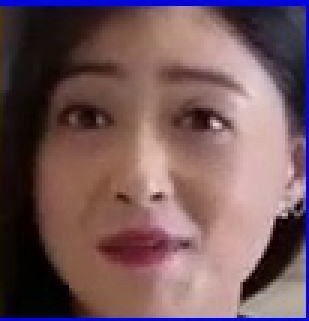
#> input picture image_similar/data/1.png, 103 x 107 px (shown 3 times larger)
$ python face2.py
#> lines starting #> are read from the running program, lines starting #| are printed output that depends on the picture
### image_similar/pHash.py
from PIL import Image
from PIL import ImageFilter
from PIL import ImageOps
import math
#This module classify the image by  Discrete Cosine Transform and the  accurate rate has a little improve.
#
#author MashiMaroLjc
#version 2016-2-20


def get_code(List,middle):

	result = []
	for index in range(0,len(List)):
		if List[index] > middle:
			result.append("1")
		else:
			result.append("0")
	return result


def comp_code(code1,code2):
	num = 0
	for index in range(0,len(code1)):
		if str(code1[index]) != str(code2[index]):
			num+=1
	return num


def get_middle(List):
	li = List.copy()
	li.sort()
	value = 0
	if len(li)%2==0:
		index = int((len(li)/2)) - 1

		value = li[index]
	else:
		index = int((len(li)/2))
		value = (li[index]+li[index-1])/2
	return value


def get_matrix(image):

	matrix = []
	size = image.size
	for height in range(0,size[1]):
		pixel = []
		for width in range(0,size[0]):
			pixel_value = image.getpixel((width,height))
			pixel.append(pixel_value)
		matrix.append(pixel)

	return matrix


def get_coefficient(n):
	matrix = []
	PI = math.pi
	sqr = math.sqrt(1/n)
	value = []
	for i in range(0,n):
		value.append(sqr)
	matrix.append(value)

	for i in range(1,n):
		value=[]
		for j in range (0,n):
			data = math.sqrt(2.0/n) * math.cos(i*PI*(j+0.5)/n);
			value.append(data)
		matrix.append(value)

	return matrix


def get_transposing(matrix):
	new_matrix = []

	for i in range(0,len(matrix)):
		value = []
		for j in range(0,len(matrix[i])):
			value.append(matrix[j][i])
		new_matrix.append(value)

	return new_matrix

def get_mult(matrix1,matrix2):
	new_matrix = []

	for i in range(0,len(matrix1)):
		value_list = []
		for j in range(0,len(matrix1)):
			t = 0.0
			for k in range(0,len(matrix1)):
				t += matrix1[i][k] * matrix2[k][j]
			value_list.append(t)
		new_matrix.append(value_list)

	return new_matrix

def DCT(double_matrix):
	n = len(double_matrix)
	A = get_coefficient(n)
	AT = get_transposing(A)

	temp = get_mult(double_matrix, A)
	DCT_matrix = get_mult(temp, AT)

	return DCT_matrix

def sub_matrix_to_list(DCT_matrix,part_size):
	w,h = part_size
	List = []
	for i in range(0,h):
		for j in range(0,w):
			List.append(DCT_matrix[i][j])
	return List


def classify_DCT(image1,image2,size=(32,32),part_size=(8,8)):
	""" 'image1' and 'image2' is a Image Object.
	You can build it by 'Image.open(path)'.
	'Size' is parameter what the image will resize to it and then image will be compared by the pHash.
	It's 32 * 32 when it default.
	'part_size' is a size of a part of the matrix after Discrete Cosine Transform,which need to next steps.
	It's 8 * 8 when it default.

	The function will return the hamming code,less is correct.
	"""
	assert size[0]==size[1],"size error"
	assert part_size[0]==part_size[1],"part_size error"

	image1 = image1.resize(size).convert('L').filter(ImageFilter.BLUR)
	image1 = ImageOps.equalize(image1)
	matrix = get_matrix(image1)
	DCT_matrix = DCT(matrix)
	List = sub_matrix_to_list(DCT_matrix, part_size)
	middle = get_middle(List)
	code1 = get_code(List, middle)


	image2 = image2.resize(size).convert('L').filter(ImageFilter.BLUR)
	image2 = ImageOps.equalize(image2)
	matrix = get_matrix(image2)
	DCT_matrix = DCT(matrix)
	List = sub_matrix_to_list(DCT_matrix, part_size)
	middle = get_middle(List)
	code2 = get_code(List, middle)


	return comp_code(code1, code2)

__all__ = [classify_DCT]

### image_similar/dHash.py
from PIL import Image
from PIL import ImageFilter
from PIL import ImageOps
#This module can classfy the image by dHash
#
#author MashiMaroLjc
#version 2016-2-16

def getCode(img,size):

	result = []
	# print("x==",size[0])
	# print("y==",size[1]-1)

	x_size = size[0]-1#width
	y_size = size[1] #high
	for x in range(0,x_size):
		for y in range(0,y_size):
			now_value = img.getpixel((x,y))
			next_value = img.getpixel((x+1,y))

			if next_value < now_value:
				result.append(1)
			else:
				result.append(0)


	return result


def compCode(code1,code2):
	num = 0
	for index in range(0,len(code1)):
		if code1[index] != code2[index]:
			num+=1
	return num

def classfiy_dHash(image1,image2,size=(9,8)):
	''' 'image1' and 'image2' is a Image Object.
	You can build it by 'Image.open(path)'.
	'Size' is parameter what the image will resize to it and then image will be compared to another image by the dHash.
	It's 9 * 8 when it default.

	The function will return the hamming code,less is correct.
	'''
	image1 = image1.resize(size).convert('L')
	code1 = getCode(image1, size)


	image2 = image2.resize(size).convert('L')
	code2 = getCode(image2, size)

	assert len(code1) == len(code2),"error"

	return compCode(code1, code2)


__all__=[classfiy_dHash]

### image_similar/aHash.py
from PIL import Image
from PIL import ImageFilter
from PIL import ImageOps

#This module can classfy the image by Average Hash Method
#The Hash Method is too strict,so this moudel suitable for finding image by Thumbnail
#
#author MashiMaroLjc
#version 2016-2-17

def getCode(img,size):

	pixel = []
	for x in range(0,size[0]):
		for y in range(0,size[1]):
			pixel_value = img.getpixel((x,y))
			pixel.append(pixel_value)

	avg = sum(pixel)/len(pixel)

	cp = []

	for px in pixel:
		if px > avg:
			cp.append(1)
		else:
			cp.append(0)
	return cp


def compCode(code1,code2):
	num = 0
	for index in range(0,len(code1)):
		if code1[index] != code2[index]:
			num+=1
	return num

def classfiy_aHash(image1,image2,size=(8,8),exact=25):
	''' 'image1' and 'image2' is a Image Object.
	You can build it by 'Image.open(path)'.
	'Size' is parameter what the image will resize to it and then image will be compared by the algorithm.
	It's 8 * 8 when it default.
	'exact' is parameter for limiting the Hamming code between 'image1' and 'image2',it's 25 when it default.
	The result become strict when the exact become less.
	This function return the true when the 'image1'  and 'image2' are similar.
	'''
	image1 = image1.resize(size).convert('L').filter(ImageFilter.BLUR)
	image1 = ImageOps.equalize(image1)
	code1 = getCode(image1, size)
	image2 = image2.resize(size).convert('L').filter(ImageFilter.BLUR)
	image2 = ImageOps.equalize(image2)
	code2 = getCode(image2, size)

	assert len(code1) == len(code2),"error"

	return compCode(code1, code2)<=exact


__all__=[classfiy_aHash]

### image_similar/histogram2.py
from PIL import Image

#This module can classfiy the image by Average Hash Method with spilt the image to 16 pieces.
#Then calculate every piece ,consider all data and return the result
#
#author MashiMaroLjc
#version 2016-2-17

def calculate(image1,image2):
	g = image1.histogram()
	s = image2.histogram()
	assert len(g) == len(s),"error"

	data = []

	for index in range(0,len(g)):
		if g[index] != s[index]:
			data.append(1 - abs(g[index] - s[index])/max(g[index],s[index]) )
		else:
			data.append(1)

	return sum(data)/len(g)


def split_imgae(image,part_size):
	pw,ph = part_size
	w,h = image.size

	sub_image_list = []

	assert w % pw == h % ph == 0,"error"

	for i in range(0,w,pw):
		for j in range(0,h,ph):
			sub_image = image.crop((i,j,i+pw,j+ph)).copy()
			sub_image_list.append(sub_image)

	return sub_image_list

def classfiy_histogram_with_split(image1,image2,size = (256,256),part_size=(64,64)):
	''' 'image1' and 'image2' is a Image Object.
	You can build it by 'Image.open(path)'.
	'Size' is parameter what the image will resize to it.It's 256 * 256 when it default.
	'part_size' is size of piece what the image will be divided.It's 64*64 when it default.
	This function return the similarity rate betweene 'image1' and 'image2'
	'''
	image1 = image1.resize(size).convert("RGB")
	sub_image1 = split_imgae(image1,part_size)

	image2 = image2.resize(size).convert("RGB")
	sub_image2 = split_imgae(image2,part_size)

	sub_data = 0;
	for im1,im2 in zip(sub_image1,sub_image2):
		sub_data += calculate(im1, im2)

	x = size[0]/part_size[0]
	y = size[1]/part_size[1]

	pre = round((sub_data/(x*y) ),3 )
	return  pre

__all__ = [classfiy_histogram_with_split]

### image_similar/face2.py
#! usr/bin/python
#coding=utf-8

import cv2
import numpy as np
import urllib3.request as request
from PIL import Image,ImageDraw,ImageColor
import pHash
import dHash
import aHash
import histogram2

XML_PATH1 = "cvdata\haarcascades\haarcascade_frontalface_default.xml"


#This module can clasify the image based on faces.
#
#author MashiMaroLjc
#version 2016-2-26

# 检测人脸位置
def detect_faces(image):

    face_cascade1 = cv2.CascadeClassifier(XML_PATH1)
    if image.ndim == 3:
        gray = cv2.cvtColor(image, cv2.COLOR_BGR2GRAY)
    else:
        gray = image

    faces = face_cascade1.detectMultiScale(gray, scaleFactor=1.1, minNeighbors=3, minSize=(10,10), flags=cv2.CASCADE_SCALE_IMAGE)


    result=[]

    for (x,y,width,height) in faces :
        result.append((x,y,x+width,y+height))
    return result

# 调整rgb为bgr
def PILMat_to_cvMat(image):
    '''
    Change the matrix from the format of PIL to openCV.
    '''
    mat = []
    for l in image:
        x=[]
        for l2 in l:
            r,g,b = l2[0],l2[1],l2[2]
            x.append([b,g,r])
        mat.append(x)

    new_image = np.asarray(mat)
    return new_image


# 把图片上的人脸裁剪下来
def split_imgae(image,xy):
    sub_image_list = []
    for (x1,y1,x2,y2) in  xy:
    	sub_image = image.crop((x1,y1,x2,y2)).copy()
    	sub_image_list.append(sub_image)

    return sub_image_list


# 比对裁剪后的人脸
def comp_faces(faces1,faces2,size,part_size):
    min_code = 1000
    for face1 in faces1:
    	for face2 in faces2:
            code = pHash.classify_DCT(face1, face2,size=size,part_size=part_size)
            print(code)
            code = dHash.classfiy_dHash(face1, face2)
            print(code)
            code = aHash.classfiy_aHash(face1, face2)
            print(code)
            code = histogram2.classfiy_histogram_with_split(face1, face2)
            print(code)
            if code < min_code:
                min_code = code
    return min_code


# 人脸分类
def classify_faces(image1,image2,size=(32,32),part_size = (8,8)):
    """
    image1' and 'image2' is a Image Object.
    You can build it by 'Image.open(path)'.
    'Size' is parameter what the image will resize to it and then image will be compared by the pHash.
    It's 32 * 32 when it default.

    'part_size' is a size of a part of the matrix after Discrete Cosine Transform,which need to next steps.
    It's 8 * 8 when it default.

    The function will return the hamming code,less is correct.
    """
    img= np.asarray(image1)
    img = PILMat_to_cvMat(img)
    faces = detect_faces(img)
    if faces:
    	every_face1 = split_imgae(image1, faces)
    else:
    	return 1001  #False

    img= np.asarray(image2)
    img = PILMat_to_cvMat(img)
    faces = detect_faces(img)
    if faces:
    	every_face2 = split_imgae(image2, faces)
    else:
    	return 1002	 #False

#     print(every_face1)
#     print(every_face2)
    return comp_faces(every_face1, every_face2,size,part_size)

resize=(80,80)
img1=Image.open('data/1.png')#.resize(resize)
#> img1 is the input picture: PIL image 103x107 RGBA; mean R, G, B, A 115, 87.1, 91.4, 255
img2=Image.open('data/2.png')#.resize(resize)
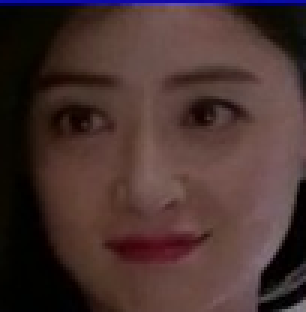
#> input picture image_similar/data/2.png, 102 x 104 px (shown 3 times larger)
#> img2 is the input picture: PIL image 102x104 RGBA; mean R, G, B, A 72.3, 50.5, 48.1, 255

result = classify_faces(img1,img2)
#> the loop in PILMat_to_cvMat, `for l in image:` made 107 passes
#> after the loop in PILMat_to_cvMat, `for l in image:`: mat = 107 items
#> in detect_faces, `gray = cv2.cvtColor(image, cv2.COLOR_BGR2GRAY)`:
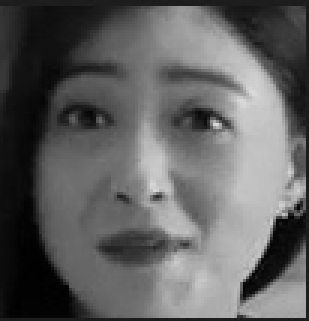
#> gray: shape (107, 103) (shown 3 times larger); min 0, max 218, mean 95.9
#> in detect_faces, `faces = face_cascade1.detectMultiScale(gray, scaleFactor=1.1, minNeigh..`: faces = [[3, 7, 92, 92]]
#> the loop in detect_faces, `for (x,y,width,height) in faces :` made 1 pass
#> after the loop in detect_faces, `for (x,y,width,height) in faces :`: result = [(3, 7, 95, 99)]
#> the loop in split_imgae, `for (x1,y1,x2,y2) in  xy:` made 1 pass
#> pass 1, in split_imgae, `sub_image = image.crop((x1,y1,x2,y2)).copy()`:
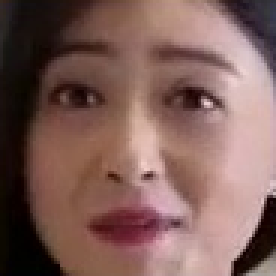
#> sub_image: PIL image 92x92 RGBA (shown 3 times larger); mean R, G, B, A 127.1, 94.9, 89.1, 255
#> after the loop in split_imgae, `for (x1,y1,x2,y2) in  xy:`: sub_image_list = 1 item
#> the loop in PILMat_to_cvMat (call 2), `for l in image:` made 104 passes
#> in detect_faces (call 2), `gray = cv2.cvtColor(image, cv2.COLOR_BGR2GRAY)`:
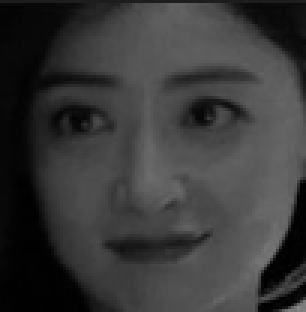
#> gray: shape (104, 102) (shown 3 times larger); min 0, max 136, mean 56.7
#> the loop in detect_faces (call 2), `for (x,y,width,height) in faces :` made 1 pass
#> the loop in split_imgae (call 2), `for (x1,y1,x2,y2) in  xy:` made 1 pass
#> pass 1, in split_imgae (call 2), `sub_image = image.crop((x1,y1,x2,y2)).copy()`:
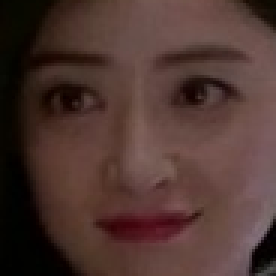
#> sub_image: PIL image 92x92 RGBA (shown 3 times larger); mean R, G, B, A 78.5, 54.2, 49, 255
#> the loop in comp_faces, `for face1 in faces1:` made 1 pass
#| 24
#| 9
#| True
#| 0.485
#> pass 1, in classify_DCT, `image1 = ImageOps.equalize(image1)`:
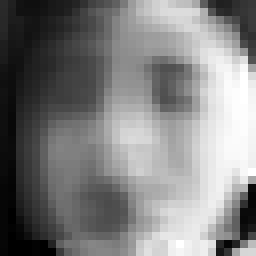
#> image1: PIL image 32x32 L (shown 8 times larger); min 0, max 255, mean 127.3
#> pass 1, in classify_DCT, `image2 = ImageOps.equalize(image2)`:
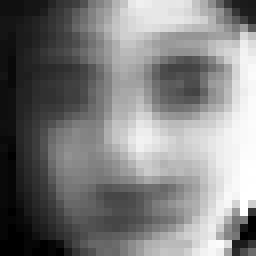
#> image2: PIL image 32x32 L (shown 8 times larger); min 0, max 255, mean 126.4
#> after the loop in comp_faces, `for face1 in faces1:`: min_code = 0.485
#> result = 0.485
# print(result)

# __all__=[classify_faces]
